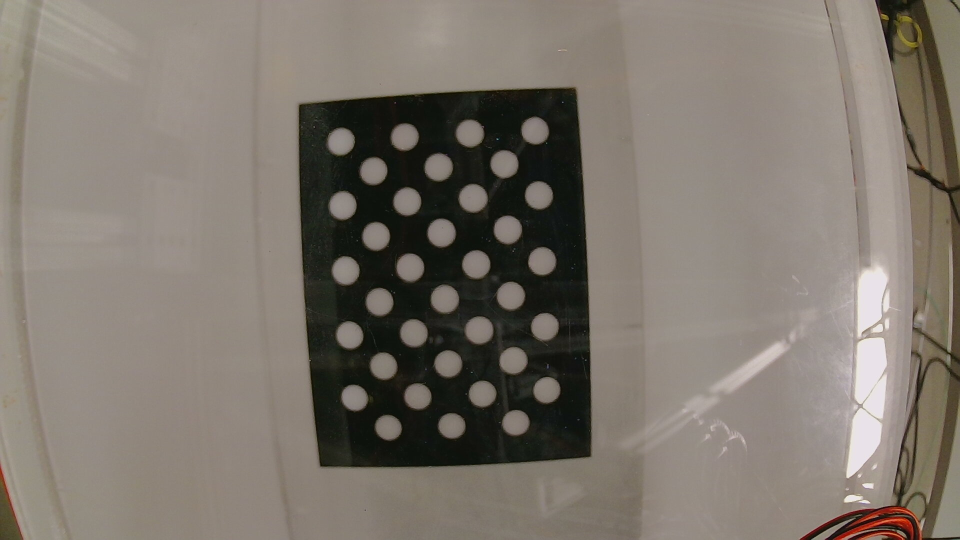
#> input picture test.jpg, 1920 x 1080 px, given in place of 1 ! jpegparse ! jpegdec ! videoconvert ! appsink, which was not available (shown at 1/2 size)
$ python calibrate.py
#> lines starting #> are read from the running program, lines starting #| are printed output that depends on the picture; after the words box and inside, x2 and y2 are one past the last pixel; in counts of white or black regions, pixels touching at a corner belong together; long printed decimals are rounded; pictures that were not available may be replaced by others from this repository, and a replacement may not be noted
import numpy as np
import cv2
from time import time
import csv
import warnings


class Calibrate(object):

    def __init__(self, dev='/dev/video0', res=(1920,1080)):

        self.calib = {}
        self.res = res
        self.dev = dev
        self.generate_pipe()
        self.cap = cv2.VideoCapture(self.pipe, cv2.CAP_GSTREAMER)

    # Run calibration loop (circle grid)
    def calibrate(self, n=15):

        # Generate object points
#> called with n = 15
        x = -np.tile(np.array([0,2,4,6,8,-1,1,3,5,7])[:,None],[4,1])
        y = -np.tile(np.arange(0,8)[:,None],[1,5]).reshape([-1,1])
        objp = np.hstack((y,x,np.zeros(x.shape)))[:35,:].astype(np.float32)

        objpoints = []
        imgpoints = []
        fl = 0 # Flash value
        ts = time() # Timestamp

        while len(objpoints) < n:
            ret, frame = self.cap.read()
#> frame is the input picture: shape (1080, 1920, 3); mean B, G, R 108.4, 117.6, 125.2
            if not ret:
                warnings.warn("Frame capture failed")
                continue

            # Preprocess frame for maximal contrast
            gray = cv2.cvtColor(frame, cv2.COLOR_BGR2GRAY)
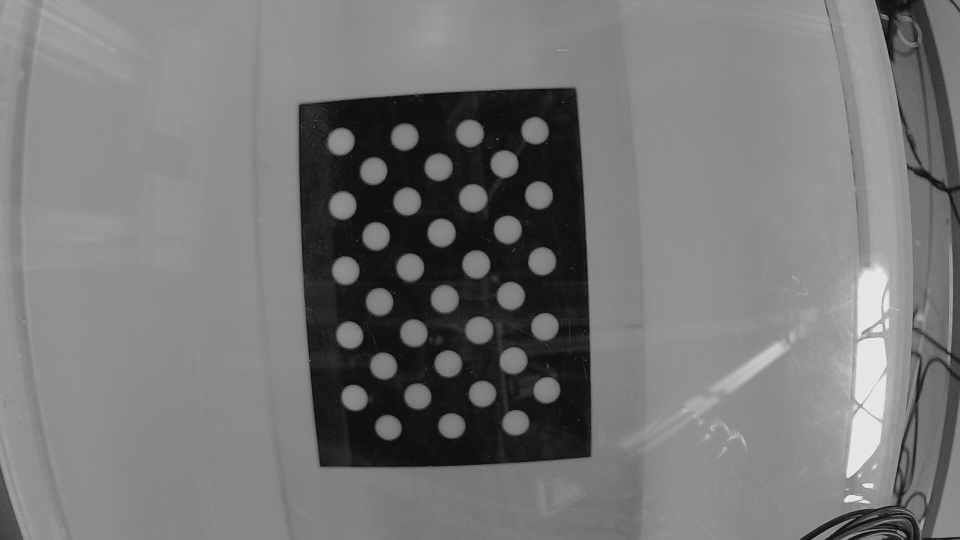
#> gray: shape (1080, 1920) (shown at 1/2 size); min 3, max 247, mean 118.9
            window = self.res[0]//30*2+1
            gray = cv2.adaptiveThreshold(gray,255,cv2.ADAPTIVE_THRESH_MEAN_C,\
            cv2.THRESH_BINARY_INV,window,-20)
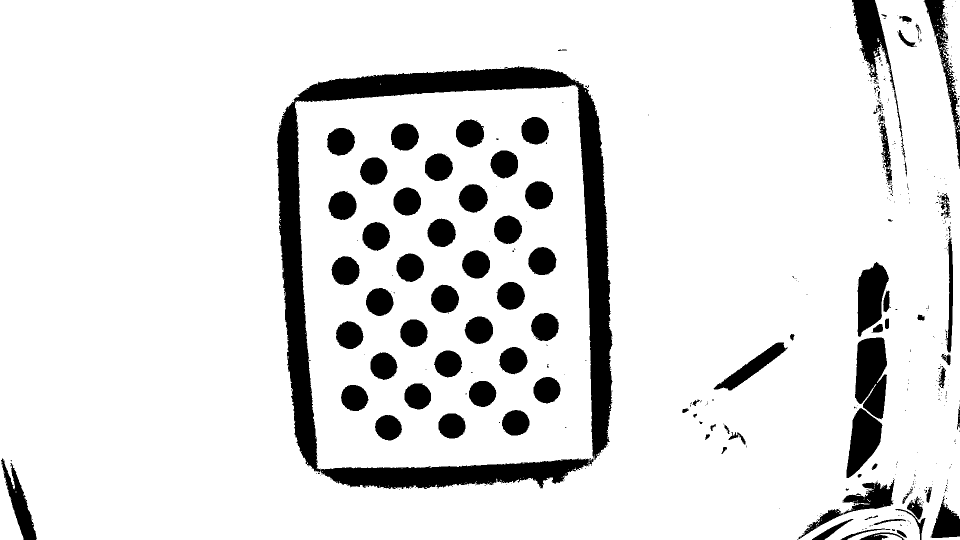
#> gray: shape (1080, 1920) (shown at 1/2 size); 88.5% white; 462 black regions (370 under 20 px), largest, box (x1, y1, x2, y2) and area: (553, 132, 1225, 978) 96890, (1710, 675, 1774, 839) 8247, (1704, 0, 1811, 320) 6460

            # Find circle centers and draw to frame
            dim = (5,7)
            ret, corners = cv2.findCirclesGrid(gray, dim, None, flags=cv2.CALIB_CB_ASYMMETRIC_GRID)
#> ret = True; corners = 35 rows, first 8: [1069.7, 261.1], [1077.7, 390.3], [1084.1, 522], [1089.5, 653.3], [1093.4, 779.7], [1008.6, 327.8], [1015.3, 459], [1021.2, 591.1]

            #
            if ret == True:
                if fl == 0:
                    objpoints.append(objp)
                    imgpoints.append(corners)
                    fl = 1
                    print("Iterations: {}/{}".format(len(objpoints), n))
                cv2.drawChessboardCorners(frame, dim, corners, ret)
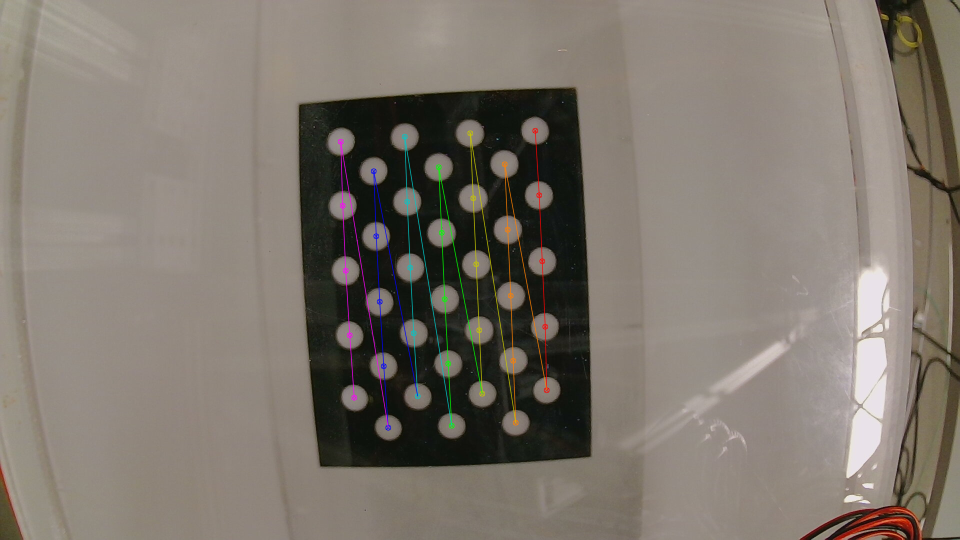
#> frame: shape (1080, 1920, 3) (shown at 1/2 size); 1.1% of pixels changed, all inside (x1, y1, x2, y2) = (675, 255, 1100, 862)

            frame = self.flash(frame,fl)
#> in flash, `img = 255*I + (1-I)*img`: img: shape (1080, 1920, 3); every value is 255
            disp = np.vstack((frame, cv2.cvtColor(gray, cv2.COLOR_GRAY2BGR)))
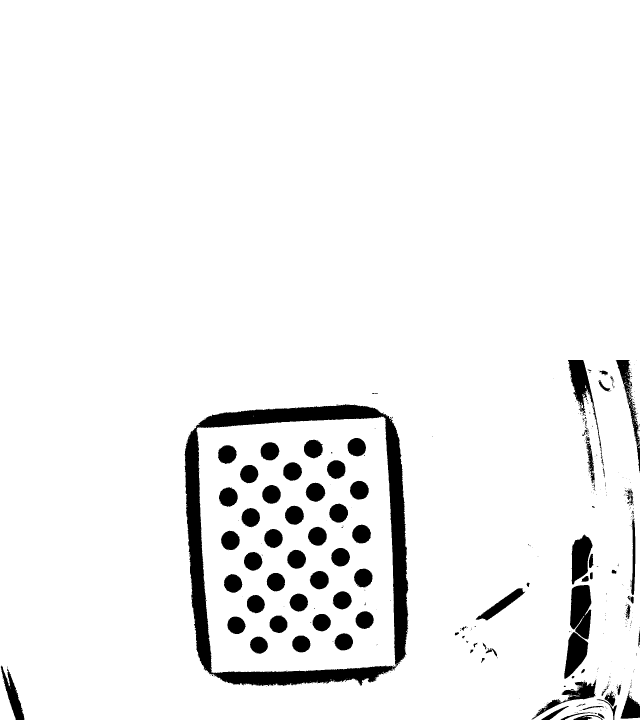
#> disp: shape (2160, 1920, 3) (shown at 1/3 size); 94.3% white; 462 black regions (370 under 20 px), largest, box (x1, y1, x2, y2) and area: (553, 1212, 1225, 2058) 96890, (1710, 1755, 1774, 1919) 8247, (1704, 1080, 1811, 1400) 6460
            fl = max(fl - (time()-ts)*0.5, 0)
            ts = time()

            cv2.imshow('Frame',cv2.pyrDown(disp))
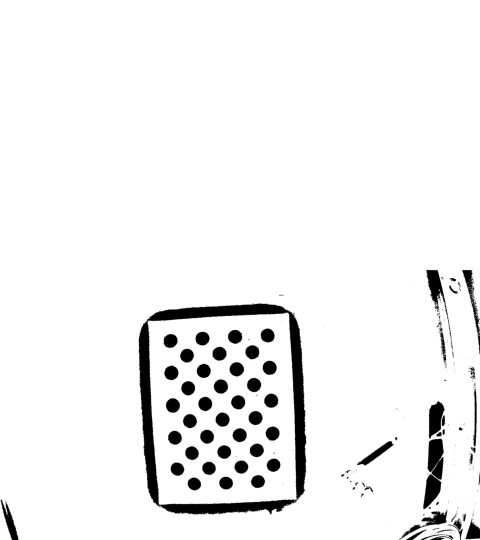
#> window 'Frame': shape (1080, 960, 3) (shown at 1/2 size); min 0, max 255, mean 240.4
            if cv2.waitKey(1) & 0xFF == ord('q'):
#> (key q is pressed here)
                break

        # Calculate calibration coefficients
        if len(objpoints)>0:
            ret, mtx, dist, rvecs, tvecs = cv2.calibrateCamera(objpoints, imgpoints, gray.shape[::-1], None, None)
#> ret = 54.35; mtx = [[2176.2, 0, 889.4], [0, 9794.8, 1275.9], [0, 0, 1]]; dist = [[-9.55, -6057.9, -1.46, -0.00334, 377547.1]]; rvecs = ([-4.48, 0.036, 0.000456],); tvecs = ([2.95, -2.86, 34.29],)
            print("ret = "+str(ret))
#| ret = 54.347
            newcameramtx, roi = cv2.getOptimalNewCameraMatrix(mtx, dist, self.res, 1, self.res)
#> newcameramtx = [[9600.1, 0, 1098.1], [0, 16851.1, 956.2], [0, 0, 1]]; roi = (0, 0, 0, 0)
        self.calib = {
            "c_old": mtx,
            "c_new": newcameramtx,
            "dist": dist,
            "roi": roi
        }
#> self.calib = {'c_old': [[2176.2, 0, 889.4], [0, 9794.8, 1275.9], [0, 0, 1]], 'c_new': [[9600.1, 0, 1098.1], [0, 16851.1, 956.2], [0, 0, 1]], 'dist': [[-9.55, -6057.9, -1.46, -0.00334, 377547.1]], 'roi': (0, 0, 0, 0)}

    # Return washed-out image
    @staticmethod
    def flash(img, I):

        img = 255*I + (1-I)*img
        return img.astype('uint8')

    def store_params(self, fname='params.txt'):

        with open(fname, 'w') as file:
            writer = csv.writer(file, delimiter=',')

            writer.writerow(self.calib["c_old"].flatten())
            writer.writerow(self.calib["c_new"].flatten())
            writer.writerow(self.calib["dist"].flatten())
            writer.writerow(self.calib["roi"])

    def retrieve_params(self, fname='params.txt'):

        with open(fname, 'r') as file:
            reader = csv.reader(file, delimiter=',')
            headers = ["c_old", "c_new", "dist", "roi"]
            for i, row in enumerate(reader):
                if i in [0,1]: # Camera matrices
                    self.calib[headers[i]] = np.array(row, dtype=float).reshape([3,3])
                elif i == 2: # Distortion coefficients
                    self.calib[headers[i]] = np.array(row, dtype=float)
                elif i == 3: # ROI pixel locations
                    self.calib[headers[i]] = np.array(row, dtype=int)

    def test_calibration(self):

        # if not self.calib:
        #     raise ValueError("Calibration not defined")

        while True:
            ret, frame = self.cap.read()
            if not ret:
                print("Frame capture failed")
                continue

            cal = cv2.undistort(
                frame,
                self.calib["c_old"],
                self.calib["dist"],
                None,
                self.calib["c_new"]
            )
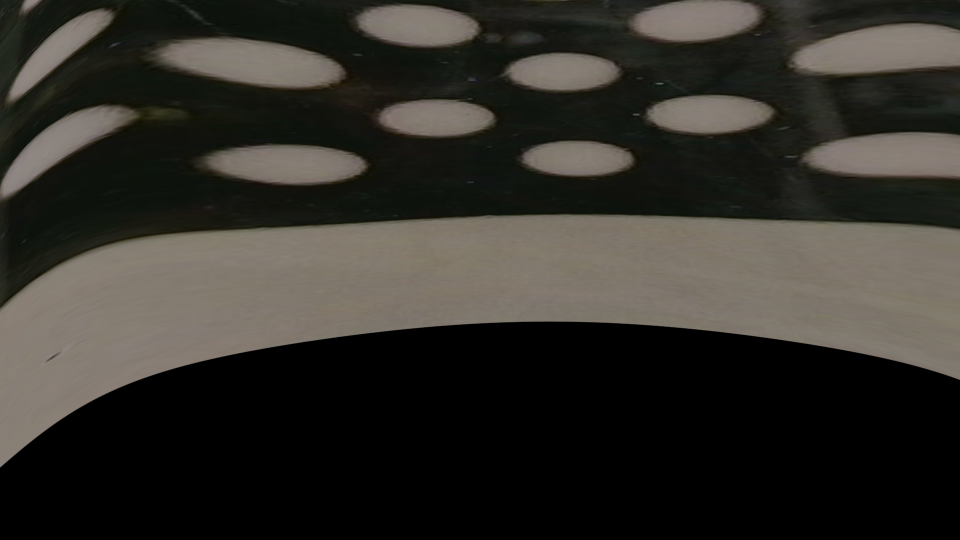
#> cal: shape (1080, 1920, 3) (shown at 1/2 size); mean B, G, R 42.1, 47.6, 49.8
            print(self.calib["roi"])
#| (0, 0, 0, 0)
            x, y, w, h = self.calib["roi"]
#> x = 0; y = 0; w = 0; h = 0
            # cal = cal[y:y+h, x:x+w]
            cal_disp = np.zeros(cal.shape, dtype='uint8')
            cal_disp[y:y+h, x:x+w] = cal[y:y+h, x:x+w]
#> cal_disp: shape (1080, 1920, 3); every value is 0
            # print(cal)

            disp = cv2.pyrDown(np.hstack((frame, cal)))
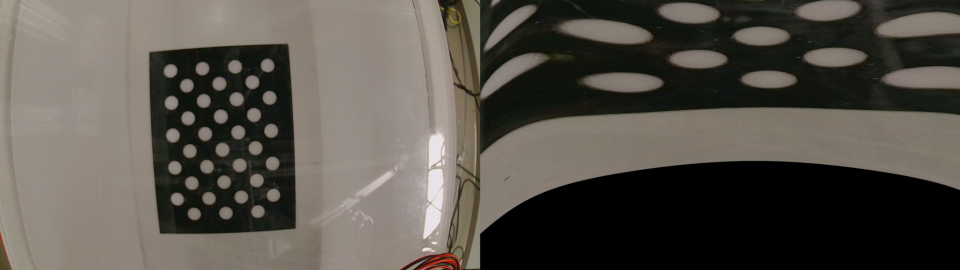
#> disp: shape (540, 1920, 3) (shown at 1/2 size); mean B, G, R 75.3, 82.6, 87.5

            cv2.imshow('Frame',disp)
            if cv2.waitKey(1) & 0xFF == ord('q'):
#> (key q is pressed here)
                break

    # Generate pipe from device name
    def generate_pipe(self):

        pipe = "v4l2src device={} do-timestamp=true "
        pipe += "! image/jpeg, width={}, height={}, framerate=30/1 "
        pipe += "! jpegparse ! jpegdec ! videoconvert ! appsink"

        self.pipe = pipe.format(self.dev, self.res[0], self.res[1])


if __name__ == '__main__':

    cal = Calibrate('/dev/video1')
    # cal = Calibrate('/dev/video1', res=(1280,720))
    cal.calibrate()
    cal.store_params()
    cal.test_calibration()
